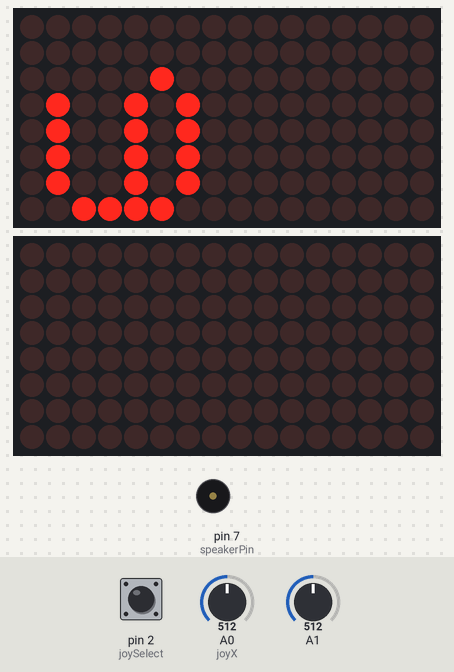
This sketch was run on a simulated Arduino Uno, built with avr-gcc and run on an emulated ATmega328P. On the bench: 2 × 16×8 LED matrix, buzzer (waves = sounding). The inputs (shaded band) are chosen by the test bench; at power-on: pin 2 (joySelect) HIGH, A0 (joyX) = 512, A1 = 512. Random numbers use the default seed unless the sketch sets one; what the sketch prints to the serial monitor is not drawn.

Above: at 2.7 s.
2.8 s: pin 2 (joySelect) pulled LOW for 2.35 s
At 5.71 s:
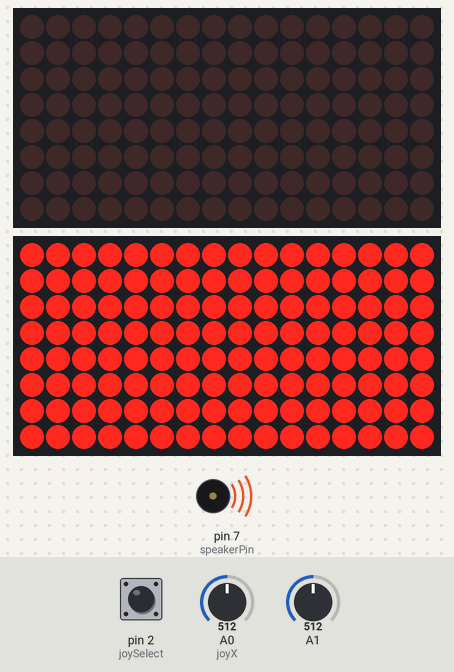
6.6 s: A0 (joyX) set to 572
9.3 s: A0 (joyX) set to 595
At 10.9 s:
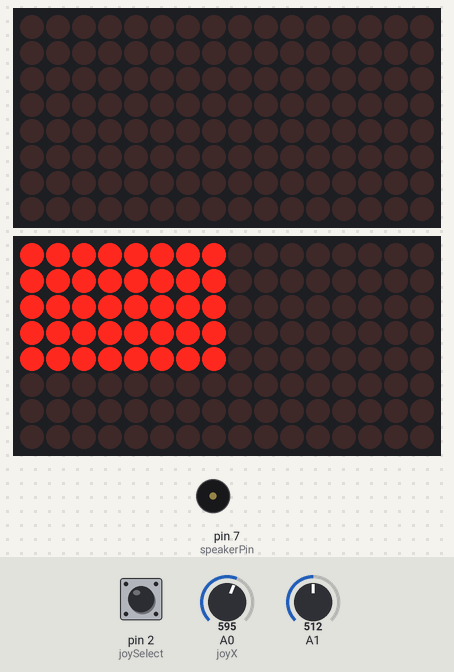
12.0 s: A0 (joyX) set to 511
At 12.23 s:
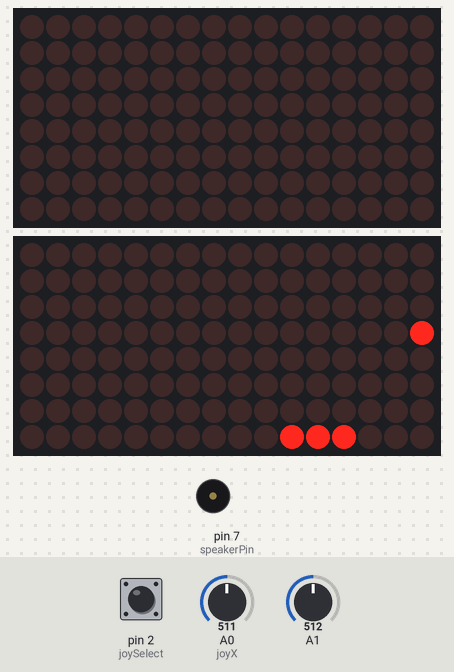
14.7 s: A0 (joyX) set to 403
17.4 s: A0 (joyX) set to 379
At 18.15 s:
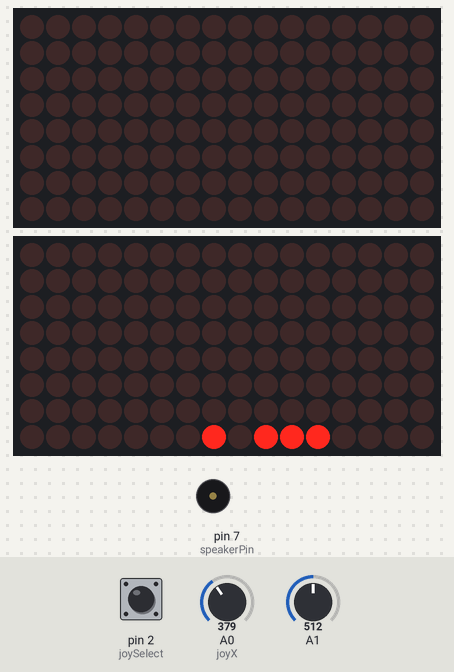
Timing chart, 0 to 23.7 s (numbered marks = the images above; inputs shaded):
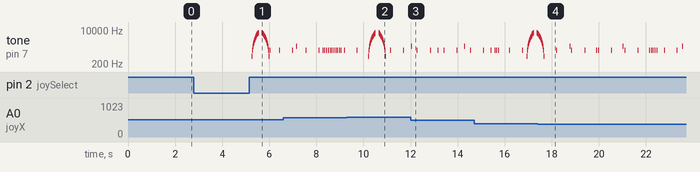

The sketch:

matrixGame.ino
```cpp
#include "LedControl.h" // library for the led matrix
#include "matrixgame.h"
#include "pingpong.h"
#include <avr/pgmspace.h>

#define maxItemSize 15 //Maximum characters for a game Name
//Spearker/buzzer

//games to support
//pingpong
//snake
//tetris
//brick breaker...


const int speakerPin = 7;

//pins for display
const int chipSelect = 10;
const int sck = 13;
const int dout = 11;
const int maxDisplays = 2;

//pins for joyStick

const int joyX = A0;
const int joyY = A1;
const int joySelect = 2;


//joyStick Pins

//fonts


uint8_t gCnt = 0, charCnt = 0, itemSize = 0;
//Game Menu

uint8_t itemSelected =0;


char menu[][maxItemSize] = {"Tetris", "Ping pong", "B Rally", "Race", "Armagadon"};
char submenu[][maxItemSize] = {"Enter to Play", "Highest Score"};

LedControl matrixDisplay = LedControl(dout, sck, chipSelect, maxDisplays);

void setup()
{

  pinMode(joySelect,INPUT_PULLUP);
  matrixDisplay.shutdown(0, false);
  matrixDisplay.setIntensity(0, 4);
  matrixDisplay.clearDisplay(0);

  //intialize second display

  matrixDisplay.shutdown(1, false);
  matrixDisplay.setIntensity(1, 8);
  matrixDisplay.clearDisplay(1);

  Serial.begin(9600);

  itemSelected = dispMenu(menu,sizeof(menu)/maxItemSize);

}


void loop() {
  // put your main code here, to run repeatedly:


    //Serial.println(map(analogRead(joyX),0,1024,-1,2));

    Serial.print("Item Selected");
    Serial.println(itemSelected);

    pingPongInit();
    pingPongPlay();
    //delay(1000);


}


int dispMenu(char msg[][maxItemSize], int menuLength)
{

  char msgBuff[120];
  int msgCnt, segCnt = 0, buffLen, dotCnt, msgNum=1, msgLen;
  int dispLen = 0;
  buffLen = 0;


  do{
        msgNum += map(analogRead(joyX),0,1024,-1,2);
        if((msgNum >= menuLength)||(msgNum<0))
        msgNum = 0;
        Serial.print("Message Number");
        Serial.println(msgNum);

        while(msg[msgNum][gCnt]!= '\0')
        {
             for(dotCnt =0; dotCnt<7; dotCnt++)
             {
                msgBuff[(gCnt*7)+dotCnt] = pgm_read_byte(&Font[msg[msgNum][gCnt]-32][dotCnt]);
             }
              gCnt++;
        }
        Serial.print(gCnt);
        buffLen = gCnt * 7;

        for(gCnt =0; gCnt< buffLen; gCnt++)
        {
             for(segCnt = 16; segCnt > 0; segCnt--)
             {
               if(segCnt<8)
               {

                  if((gCnt+segCnt)<buffLen)
                  {
                         matrixDisplay.setRow(0,segCnt,msgBuff[(gCnt*1)+segCnt]);
                  }
                  else
                  {
                        matrixDisplay.setRow(0,segCnt,0);
                  }

              }
              else
              {
                 if((gCnt+segCnt)<buffLen)
                 {
                  matrixDisplay.setRow(1,segCnt%8,msgBuff[(gCnt*1)+segCnt]);
                 }
                 else
                 {
                  matrixDisplay.setRow(1,segCnt%8,0);
                 }
              }
            }

            delay(25);
            matrixDisplay.clearDisplay(0);
            matrixDisplay.clearDisplay(1);
         }
         gCnt = 0;
  }while(digitalRead(joySelect));
  while(!digitalRead(joySelect));
  return msgNum;
}
```

pingpong.cpp
```cpp
#include "pingpong.h"
#include "ledcontrol.h"
#include "arduino.h"
//
//
//
//
//
int ledPin = 13;
int speakerPin = 7;

#define N_c 261
#define N_d 294
#define N_e 329
#define N_f 349
#define N_g 391
#define N_gS 415
#define N_a 440
#define N_aS 455
#define N_b 466
#define N_cH 523
#define N_cSH 554
#define N_dH 587
#define N_dSH 622
#define N_eH 659
#define N_fH 698
#define N_fSH 740
#define N_gH 784
#define N_gSH 830
#define N_aH 880


int step_col;
int step_row;
int subidas;
boolean showBars_enabled = false;
int row_bar = 0;

LedControl LC=LedControl(11,13,10,2);
//LedControl LC2=LedControl(speakerPin,6,5,1);

int X = 4,OLD_X,sensor;

int row,col;
int sc,sr;

int cnt = 0;
int desarma = 0;

boolean INTRO_SHOWED = false;

int dly;

void pingPongInit() {


  Serial.begin(9600);

  pinMode(A0,INPUT);
  pinMode(speakerPin, OUTPUT);


  LC.shutdown(0,false);
  LC.setIntensity(0,8);
  LC.clearDisplay(0);

  LC.shutdown(1,false);
  LC.setIntensity(1,8);
  LC.clearDisplay(1);

  randomSeed(analogRead(1)*millis());

   loose();

   dly = 500;

   setLED(15,X,true);setLED(15,X+1,true);setLED(15,X+2,true);
   OLD_X = -1;
   subidas = 0;

   step_col = 1;
   step_row = 1;

   sc = step_col;
   sr = step_row;

//   row = -step_row;
   row = -1+random(3);
   col = random(8);

   showBars(false);
}


void pingPongPlay()
{

  //provision to exit the game

  while(1)
 {


   sensor = analogRead(A0);


//Serial.println(sensor);
   X = map(sensor,0,980,1,6);

//   X = int(sensor / 127);
//   if(X < 1) X = 1;
//   if(X > 6) X = 6;

   if(X != OLD_X)
   {
      OLD_X = X;
      setROW(15,0x00);
      setLED(15,X-1,true);setLED(15,X,true);setLED(15,X+1,true);
   }


   if(cnt == 0)
   {
     setLED(row,col,false);


     if((subidas==1 || random(2)==1) && showBars_enabled == false && row == 0) {showBars(true);subidas=0;desarma=2+random(5);};
     if(subidas==desarma && showBars_enabled == true) {showBars(false);subidas=0;};

     if(col == 7) {sc = -step_col;tone(speakerPin,1000,20);};
     if(col == 0) {sc = step_col;tone(speakerPin,1000,20);};

     if(row == 0) {sr = step_row;subidas++;dly-=5;tone(speakerPin,1000,20);};
     if(dly <= 190) winner();

     if(showBars_enabled == true && sr > 0 && row < row_bar)
     {
         if(row == row_bar - 1) {sr=-step_row;tone(speakerPin,1000,20);};
     }

     if(row == 14)
     {
        if(col >= X-1 && col <= X+1) {sr = -step_row;tone(speakerPin,1500,20);}
        else if(col == X-2 && sc > 0) {sr = -step_row; sc = -step_col;tone(speakerPin,1500,20);}
        else if(col == X+2 && sc < 0) {sr = -step_row; sc = step_col;tone(speakerPin,1500,20);};
     }

     row += sr;
     col += sc;

     if(col == 8) col = 7;
     if(col == -1) col = 0;

     setLED(row,col,true);

     if(row == 15) loop();


   }

   cnt++;
   if(cnt == dly) cnt = 0;

   }
}


void setLED(int l,int c, boolean state)
{
    int disp=0;
    if(l > 7) {l = l-8;disp=1;};
    LC.setLed(disp,l,c,state);
}

void setROW(int r,char ch)
{
   int disp = 0;
   if(r > 7) {r = r - 8; disp=1;};
   LC.setRow(disp,r,ch);
}

void loose()
{
    delay(80);
    for(row = 0;row<16;row++)
    {
       setROW(row,0xFF);
       tone(speakerPin,row*500,10);
       delay(20);
    }

    delay(130);

    for(row = 15;row>=0;row--)
    {
       setROW(row,0x00);
       tone(speakerPin,row*500,10);
       delay(20);
    }

}


void showBars(boolean show)
{
   showBars_enabled = show;

   if(show) row_bar = 2+random(5);
   setROW(row_bar,(show == true ? 0xFF : 0x00) );
}

void showLetter(int r,byte *ch)
{
    int i;
    for(i = 0;i < 8;i++) setROW(r+i,*(ch+i));
}

void copyLetter(byte *ch,int pos)
{
  /*
    int i;
    for(i = 0;i<8;i++) *(MSG+i+(pos*8)) = *(ch+i);

  */
}

void showMSG(int qtde,int tempo)
{
  /*
   LC.clearDisplay(0);
   LC.clearDisplay(1);

   int idx;
   for(idx = 0; idx < 8*qtde;idx ++)
   {
      for(row = 0;row<16;row++) setROW(row,*(MSG+row+idx));
      delay(tempo);
   }

  LC.clearDisplay(0);
  LC.clearDisplay(1);
 */
}


void winner()
{
  /*
     copyLetter(SPACE,0);
     copyLetter(SPACE,1);

     copyLetter(W,2);
     copyLetter(I,3);
     copyLetter(N,4);
     copyLetter(N,5);
     copyLetter(E,6);
     copyLetter(R,7);

     copyLetter(SPACE,8);
     copyLetter(SPACE,9);

     showMSG(9,80);

     march();
     setup();
  */
}


void beep (unsigned char speakerPin, int frequencyInHertz, long timeInMilliseconds)
{
    digitalWrite(ledPin, HIGH);
    //use led to visualize the notes being played

    int x;
    long delayAmount = (long)(1000000/frequencyInHertz);
    long loopTime = (long)((timeInMilliseconds*1000)/(delayAmount*2));

    for(row = 0;row<16;row++) setROW(row,0xFF);

    for (x=0;x<loopTime;x++)
    {
        digitalWrite(speakerPin,HIGH);
        delayMicroseconds(delayAmount);
        digitalWrite(speakerPin,LOW);
        delayMicroseconds(delayAmount);
    }

    digitalWrite(ledPin, LOW);
    //set led back to low

    LC.clearDisplay(0);
    LC.clearDisplay(1);

    delay(20);
    //a little delay to make all notes sound separate
}


void march()
{
    beep(speakerPin, N_a, 500);
    beep(speakerPin, N_a, 500);
    beep(speakerPin, N_a, 500);
    beep(speakerPin, N_f, 350);
    beep(speakerPin, N_cH, 150);

    beep(speakerPin, N_a, 500);
    beep(speakerPin, N_f, 350);
    beep(speakerPin, N_cH, 150);
    beep(speakerPin, N_a, 1000);
    //first bit

    beep(speakerPin, N_eH, 500);
    beep(speakerPin, N_eH, 500);
    beep(speakerPin, N_eH, 500);
    beep(speakerPin, N_fH, 350);
    beep(speakerPin, N_cH, 150);

    beep(speakerPin, N_gS, 500);
    beep(speakerPin, N_f, 350);
    beep(speakerPin, N_cH, 150);
    beep(speakerPin, N_a, 1000);
    //second bit...
}
```

pingpong.h
```cpp
#ifndef _PINGPONG_H
#define _PINGPONG_H

#include "arduino.h"


/***************************************************************************************************
                             Function prototypes
***************************************************************************************************/
void pingPongInit();
void pingPongPlay();
void setLED(int,int,bool);
void setROW(int, char);
void showBars(bool);
void showLetter(int, uint8_t *);
void copyLetter(uint8_t *, int);
void winner();
void beep();
void march();
void loose();

/**************************************************************************************************/

#endif
```

Source omitted: matrixgame.h (data table, 5324 bytes)

Measured:
- the behaviour switches between 587 and 588 on A0 (joyX) (found by bisection; images 1 and 2)
- the behaviour switches between 392 and 391 on A0 (joyX) (found by bisection; images 3 and 4)
- after the input at 2.8 s, tone on pin 7 (speakerPin): plays 500 Hz for 0.01 s, 1000 Hz for 0.01 s, 1500 Hz for 0.01 s, 2000 Hz for 0.01 s, 2500 Hz for 0.01 s, 3000 Hz for 0.01 s … (32 notes in this stretch), starting after 2.5 s
